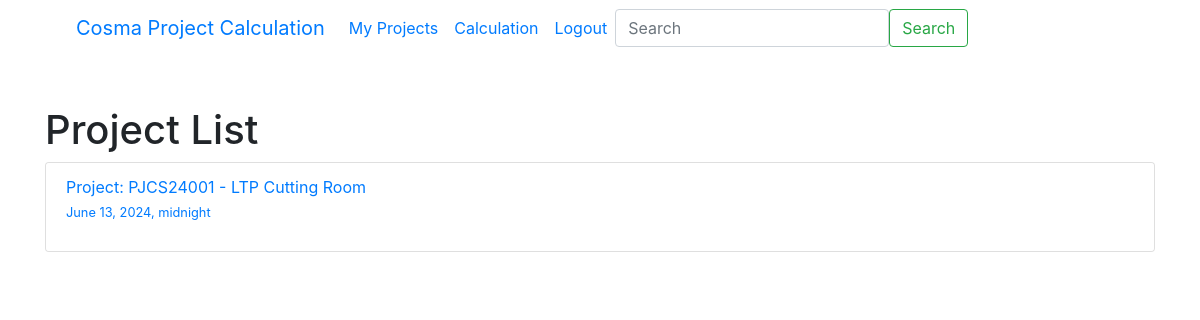
The page /myproject/ (signed in) on the database as committed earlier.
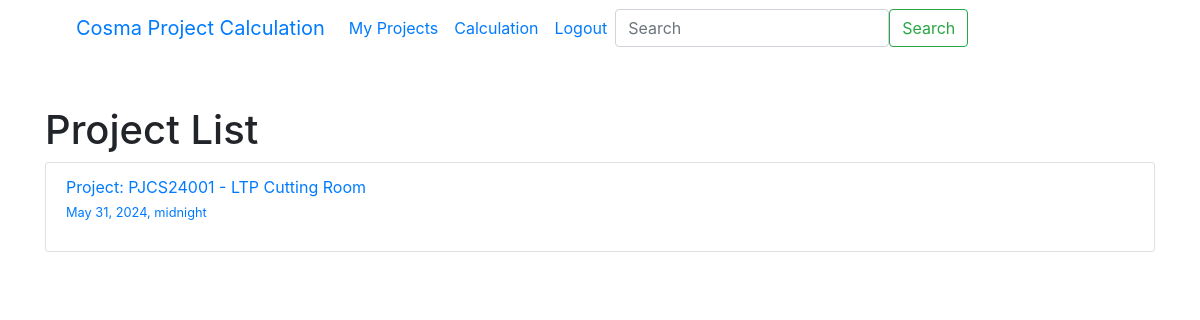
The same page on the database as committed later.
### cuttingcal/models.py (models this page shows)
class Project(models.Model):
    code = models.CharField(max_length=10, primary_key=True)
    name = models.TextField()
    date = models.DateTimeField(default=timezone.now)
    customer = models.ForeignKey(Customer, on_delete=models.CASCADE, related_name='projects')
    owner = models.ForeignKey(User, on_delete=models.CASCADE, related_name='projects', null=False, default=1)
    def __str__(self) -> str:
        return f'Project: {self.code} - {self.name}'

### cuttingcal/views.py (the view)
# urls.py: path('myproject/', views.myproject, name='myproject'),
def myproject(request):
    if request.user.is_authenticated:
        project_list = Project.objects.filter(owner=request.user).order_by('-date')  # Get all projects and order by date
        per_page = 10
        paginator = Paginator(project_list, per_page)  # Create Paginator object
        page_number = request.GET.get('page')  # Get the current page number from the request
        projects_per_page = paginator.get_page(page_number)  # Get the current page
        return render(request, 'cuttingcal/myproject.html', {'projects_per_page': projects_per_page})
    else:
        return HttpResponseRedirect(reverse("login"))

### cuttingcal/templates/cuttingcal/myproject.html (shortened to what this page needs)
{%extends 'cuttingcal/layout.html'%}
{% block body %}
    <h1>Project List</h1>
    <div class="card" style="width: 100%;">
        <ul class="list-group list-group-flush">
            {% for project in projects_per_page %}
                <li class="list-group-item">
                    <a href="{%url 'project' code=project.code%}">
                        {{ project }}
                        <p><small>{{ project.date }}</small></p>
                    </a>
                </li>
            {% endfor %}
        </ul>
    </div>
{% endblock %}

Rows that differ between the two databases and show on the page:
changed Project "Project: PJCS24001 - LTP Cutting Room": date "June 13, 2024, midnight" → "May 31, 2024, midnight"
